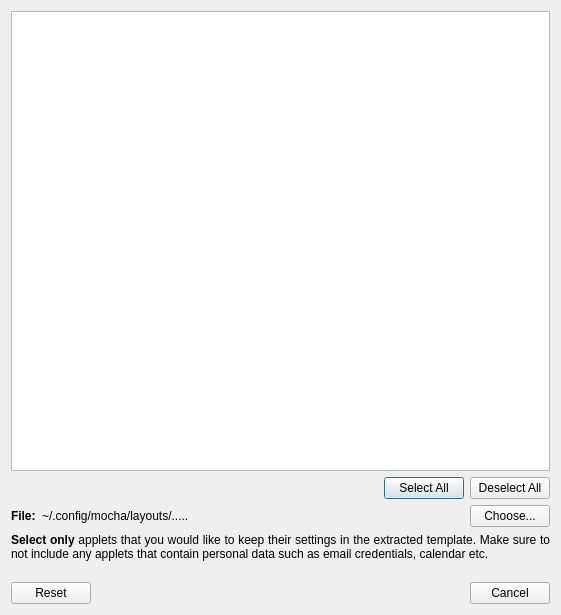
<?xml version="1.0" encoding="UTF-8"?>
<ui version="4.0">
 <class>ExportTemplateDialog</class>
 <widget class="QDialog" name="ExportTemplateDialog">
  <property name="geometry">
   <rect>
    <x>0</x>
    <y>0</y>
    <width>561</width>
    <height>615</height>
   </rect>
  </property>
  <property name="windowTitle">
   <string notr="true">Export Template</string>
  </property>
  <layout class="QVBoxLayout" name="verticalLayout">
   <item>
    <layout class="QHBoxLayout" name="optionsLayout">
     <item>
      <layout class="QVBoxLayout" name="verticalLayout_2">
       <item>
        <widget class="QTableView" name="appletsTable">
         <property name="selectionMode">
          <enum>QAbstractItemView::SingleSelection</enum>
         </property>
         <attribute name="horizontalHeaderHighlightSections">
          <bool>false</bool>
         </attribute>
         <attribute name="horizontalHeaderStretchLastSection">
          <bool>true</bool>
         </attribute>
         <attribute name="verticalHeaderVisible">
          <bool>false</bool>
         </attribute>
         <attribute name="verticalHeaderHighlightSections">
          <bool>false</bool>
         </attribute>
        </widget>
       </item>
       <item>
        <layout class="QHBoxLayout" name="horizontalLayout_2">
         <item>
          <spacer name="horizontalSpacer_3">
           <property name="orientation">
            <enum>Qt::Horizontal</enum>
           </property>
           <property name="sizeHint" stdset="0">
            <size>
             <width>40</width>
             <height>20</height>
            </size>
           </property>
          </spacer>
         </item>
         <item>
          <widget class="QPushButton" name="selectAllBtn">
           <property name="text">
            <string>Select All</string>
           </property>
          </widget>
         </item>
         <item>
          <widget class="QPushButton" name="deselectAllBtn">
           <property name="text">
            <string>Deselect All</string>
           </property>
          </widget>
         </item>
        </layout>
       </item>
       <item>
        <layout class="QHBoxLayout" name="horizontalLayout">
         <item>
          <widget class="QLabel" name="fileTabLbl">
           <property name="font">
            <font>
             <weight>75</weight>
             <bold>true</bold>
            </font>
           </property>
           <property name="text">
            <string>File:</string>
           </property>
          </widget>
         </item>
         <item>
          <widget class="QLabel" name="fileLbl">
           <property name="sizePolicy">
            <sizepolicy hsizetype="Expanding" vsizetype="Preferred">
             <horstretch>0</horstretch>
             <verstretch>0</verstretch>
            </sizepolicy>
           </property>
           <property name="text">
            <string notr="true">~/.config/mocha/layouts/.....</string>
           </property>
          </widget>
         </item>
         <item>
          <widget class="QPushButton" name="chooseBtn">
           <property name="text">
            <string>Choose...</string>
           </property>
          </widget>
         </item>
        </layout>
       </item>
       <item>
        <widget class="QLabel" name="noteLbl">
         <property name="text">
          <string>&lt;b&gt;Select only&lt;/b&gt; applets that you would like to keep their settings in the extracted template. Make sure to not include any applets that contain personal data such as email credentials, calendar etc. </string>
         </property>
         <property name="alignment">
          <set>Qt::AlignJustify|Qt::AlignVCenter</set>
         </property>
         <property name="wordWrap">
          <bool>true</bool>
         </property>
        </widget>
       </item>
       <item>
        <spacer name="verticalSpacer">
         <property name="orientation">
          <enum>Qt::Vertical</enum>
         </property>
         <property name="sizeType">
          <enum>QSizePolicy::Fixed</enum>
         </property>
         <property name="sizeHint" stdset="0">
          <size>
           <width>20</width>
           <height>15</height>
          </size>
         </property>
        </spacer>
       </item>
      </layout>
     </item>
    </layout>
   </item>
   <item>
    <widget class="QDialogButtonBox" name="buttonBox">
     <property name="orientation">
      <enum>Qt::Horizontal</enum>
     </property>
     <property name="standardButtons">
      <set>QDialogButtonBox::Cancel|QDialogButtonBox::Reset</set>
     </property>
    </widget>
   </item>
  </layout>
 </widget>
 <resources/>
 <connections/>
</ui>
